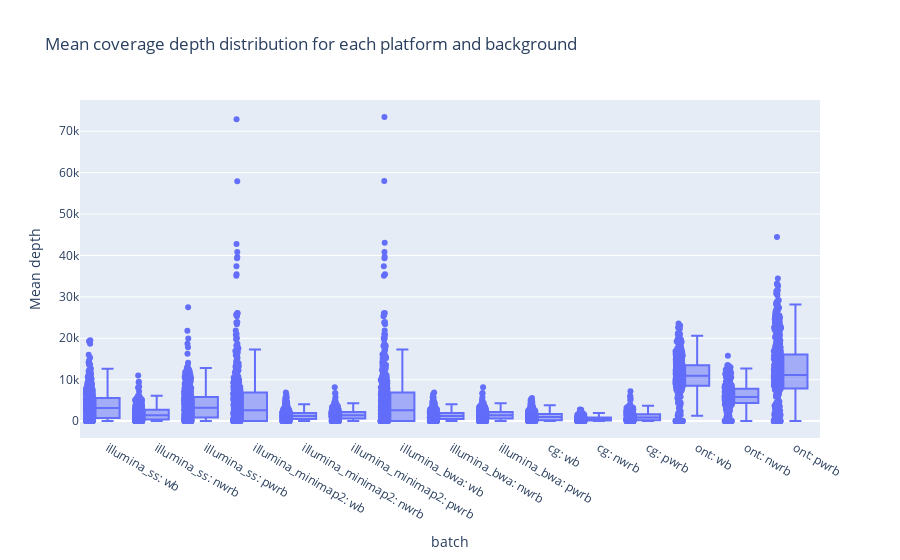

Source (notebook cell):
### Code cell
fig = px.box(
    box_df, y="mean_coverage", x="batch", hover_data=["mixture","batch"],
    points="all",
    title="Mean coverage depth distribution for each platform and background",
    ).update_layout(yaxis_title="Mean depth",
)
pio.write_image(fig, outdir/"mean-coverage-depth-distribution-platforms-and-backgrounds.jpg", width=1400, height=800, scale=2)
fig

### Figure 1 — Plotly figure (JSON) as saved in the notebook; plotly's stock layout.template omitted (floating-point values rounded to 4 significant figures; data arrays with more than 128 entries replaced by an {"elided": "..."} marker saying what was removed)
{"data": [{"alignmentgroup": "True", "boxpoints": "all", "customdata": {"elided": "7215x1 str values"}, "hovertemplate": "batch=%{x}<br>mean_coverage=%{y}<br>mixture=%{customdata[0]}<extra></extra>", "legendgroup": "", "marker": {"color": "#636efa"}, "name": "", "notched": false, "offsetgroup": "", "orientation": "v", "showlegend": false, "type": "box", "x": {"elided": "7215 str values"}, "x0": " ", "xaxis": "x", "y": {"elided": "7215 float values"}, "y0": " ", "yaxis": "y"}], "layout": {"boxmode": "group", "legend": {"tracegroupgap": 0}, "title": {"text": "Mean coverage depth distribution for each platform and background"}, "xaxis": {"anchor": "y", "domain": [0, 1], "title": {"text": "batch"}}, "yaxis": {"anchor": "x", "domain": [0, 1], "title": {"text": "Mean depth"}}}}
